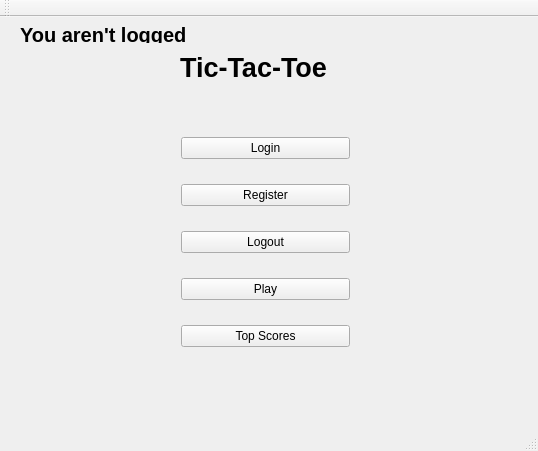
<?xml version="1.0" encoding="UTF-8"?>
<ui version="4.0">
 <class>MainWindow</class>
 <widget class="QMainWindow" name="MainWindow">
  <property name="geometry">
   <rect>
    <x>0</x>
    <y>0</y>
    <width>538</width>
    <height>451</height>
   </rect>
  </property>
  <property name="minimumSize">
   <size>
    <width>538</width>
    <height>451</height>
   </size>
  </property>
  <property name="maximumSize">
   <size>
    <width>538</width>
    <height>451</height>
   </size>
  </property>
  <property name="windowTitle">
   <string>MainWindow</string>
  </property>
  <widget class="QWidget" name="centralWidget">
   <widget class="QWidget" name="verticalLayoutWidget">
    <property name="geometry">
     <rect>
      <x>170</x>
      <y>90</y>
      <width>191</width>
      <height>271</height>
     </rect>
    </property>
    <layout class="QVBoxLayout" name="verticalLayout">
     <item>
      <widget class="QPushButton" name="loginButton">
       <property name="text">
        <string>Login</string>
       </property>
      </widget>
     </item>
     <item>
      <widget class="QPushButton" name="regiButton">
       <property name="text">
        <string>Register</string>
       </property>
      </widget>
     </item>
     <item>
      <widget class="QPushButton" name="logoutButton">
       <property name="text">
        <string>Logout</string>
       </property>
      </widget>
     </item>
     <item>
      <widget class="QPushButton" name="playButton">
       <property name="text">
        <string>Play</string>
       </property>
      </widget>
     </item>
     <item>
      <widget class="QPushButton" name="scoresButton">
       <property name="text">
        <string>Top Scores</string>
       </property>
      </widget>
     </item>
    </layout>
   </widget>
   <widget class="QLabel" name="label">
    <property name="geometry">
     <rect>
      <x>180</x>
      <y>30</y>
      <width>161</width>
      <height>41</height>
     </rect>
    </property>
    <property name="font">
     <font>
      <pointsize>20</pointsize>
      <weight>75</weight>
      <bold>true</bold>
     </font>
    </property>
    <property name="text">
     <string>Tic-Tac-Toe</string>
    </property>
   </widget>
   <widget class="QLabel" name="loginStatusLabel">
    <property name="geometry">
     <rect>
      <x>20</x>
      <y>10</y>
      <width>171</width>
      <height>16</height>
     </rect>
    </property>
    <property name="font">
     <font>
      <pointsize>15</pointsize>
      <weight>75</weight>
      <bold>true</bold>
     </font>
    </property>
    <property name="text">
     <string>You aren't logged in</string>
    </property>
   </widget>
  </widget>
  <widget class="QToolBar" name="mainToolBar">
   <attribute name="toolBarArea">
    <enum>TopToolBarArea</enum>
   </attribute>
   <attribute name="toolBarBreak">
    <bool>false</bool>
   </attribute>
  </widget>
  <widget class="QStatusBar" name="statusBar"/>
  <widget class="QMenuBar" name="menuBar">
   <property name="geometry">
    <rect>
     <x>0</x>
     <y>0</y>
     <width>538</width>
     <height>22</height>
    </rect>
   </property>
  </widget>
 </widget>
 <layoutdefault spacing="6" margin="11"/>
 <resources/>
 <connections/>
</ui>
